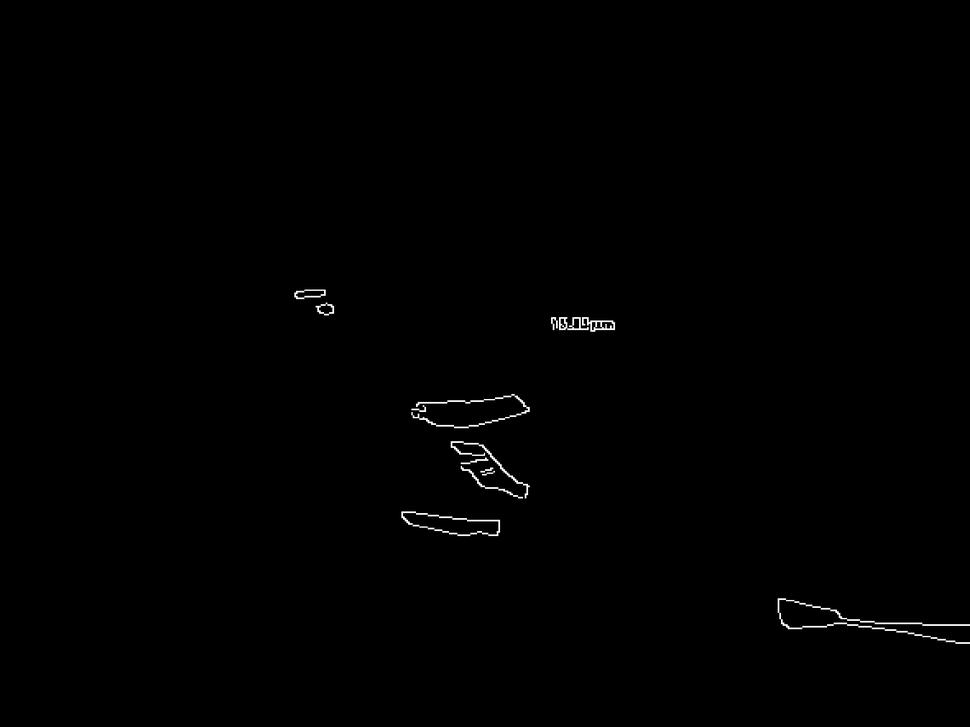
#> input picture Brody's Work/images/x20_images/RGr_001_A_20X_A_C_background/edges.png, 970 x 727 px, shrunk from 2320 x 1740 before the run
$ python flake_edge_detector.py   (older library calls are emulated)
#> lines starting #> are read from the running program, lines starting #| are printed output that depends on the picture; after the words box and inside, x2 and y2 are one past the last pixel; in counts of white or black regions, pixels touching at a corner belong together
import os
import cv2
import numpy as np
import matplotlib.pyplot as plt
from tkinter import filedialog, Tk

#Tk().withdraw()

folder_path = filedialog.askdirectory(title="Select Image Folder")
#> the answer given: ../Brody's Work/images/x20_images/RGr_001_A_20X_A_C_background

extensions = (".png", ".jpg", ".jpeg", ".bmp")

for filename in os.listdir(folder_path):
    if filename.lower().endswith(extensions):
        image_path = os.path.join(folder_path, filename)

        image_bgr = cv2.imread(image_path, cv2.IMREAD_COLOR)
#> image_bgr is the input picture: shape (727, 970, 3); min 0, max 255, mean 1

        if image_bgr is None:
            print(f"Skipping {filename} (could not read)")
            continue

        image_rgb = cv2.cvtColor(image_bgr, cv2.COLOR_BGR2RGB)
        #process_image_lab = image_bgr # cv2.cvtColor(image_bgr, cv2.COLOR_BGR2LAB)

        R = image_bgr[:, :, 2]
        G = image_bgr[:, :, 1]

        process_image_lab = np.stack((R, G), axis=2)

        smoothed = cv2.GaussianBlur(process_image_lab, (5, 5), 0)
        grad_x = cv2.Sobel(smoothed, cv2.CV_64F, 1, 0, ksize=3)
        grad_y = cv2.Sobel(smoothed, cv2.CV_64F, 0, 1, ksize=3)

        magnitude = np.sqrt(np.sum(grad_x**2 + grad_y**2, axis=2))

        #magnitude = (magnitude / magnitude.max() * 255).astype(np.uint8)

        threshold = 10

        #magnitude[magnitude < threshold] = 0

        binary = np.where(magnitude >= threshold, 255, 0).astype(np.uint8)
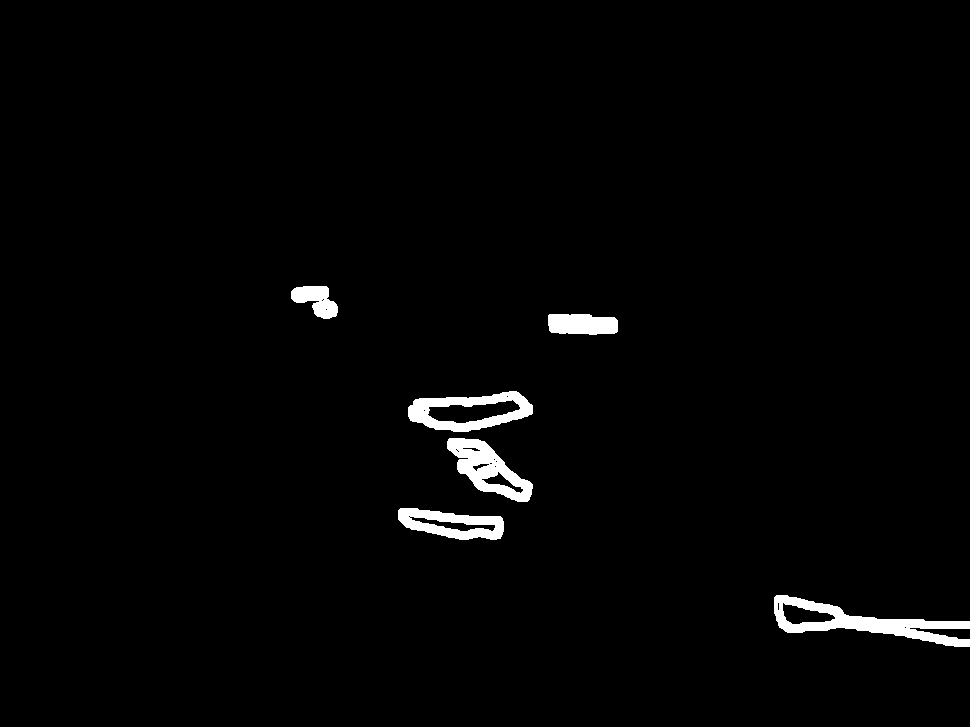
#> binary: shape (727, 970); 1.8% white; 6 white regions, box (x1, y1, x2, y2) and area: (774, 595, 970, 647) 3474, (447, 438, 533, 502) 2500, (408, 391, 533, 432) 2392, (398, 508, 504, 540) 1962, (548, 314, 618, 335) 1292, (291, 286, 338, 319) 941

        kernel = np.ones((3, 3), np.uint8)
        cleaned = cv2.morphologyEx(binary, cv2.MORPH_OPEN, kernel)
#> cleaned: shape (727, 970); 1.8% white; 6 white regions

        contours, _ = cv2.findContours(cleaned, cv2.RETR_EXTERNAL, cv2.CHAIN_APPROX_SIMPLE)
#> contours = 6 contours; box (x1, y1, x2, y2) and area: (774, 595, 970, 647) 3816, (408, 391, 533, 432) 3474, (447, 438, 533, 502) 2702, (398, 508, 504, 540) 2232, (548, 314, 618, 335) 1209, (291, 286, 338, 319) 872

        min_area = 500
        area_filtered_contours = [cnt for cnt in contours if cv2.contourArea(cnt) >= min_area]
#> area_filtered_contours has the same summary as contours

        contour_img = image_rgb.copy()
        background_img = image_rgb.copy()

        cv2.drawContours(contour_img, area_filtered_contours, -1, (0, 255, 0), 2)
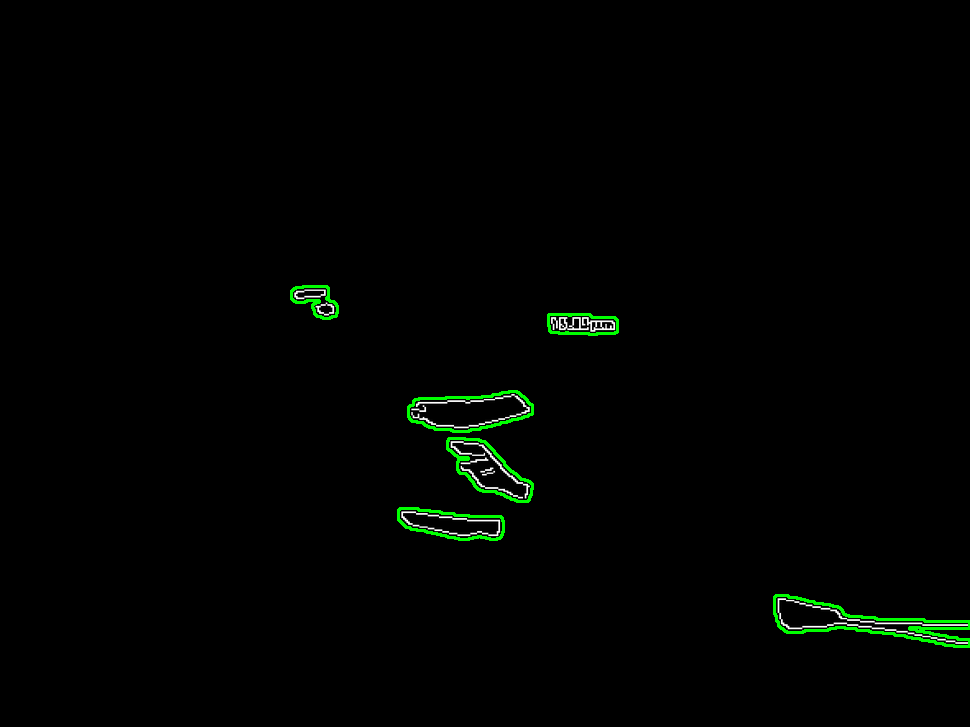
#> contour_img: shape (727, 970, 3); 0.76% of pixels changed, all inside (x1, y1, x2, y2) = (290, 285, 970, 648)
        cv2.drawContours(background_img, contours, -1, (0, 0, 0), thickness=cv2.FILLED)
#> background_img: shape (727, 970, 3); 0.98% of pixels changed, all inside (x1, y1, x2, y2) = (292, 287, 970, 646)

        fig, axs = plt.subplots(2, 2, figsize=(12, 10))

        axs[0, 0].imshow(image_rgb)
        axs[0, 0].set_title("Original")

        axs[0, 1].imshow(cleaned, cmap='gray')
        axs[0, 1].set_title("Edges")

        axs[1, 0].imshow(contour_img)
        axs[1, 0].set_title("Detected Flakes")

        axs[1, 1].imshow(background_img)
        axs[1, 1].set_title("Masked Background")

        for ax in axs.ravel():
            ax.axis('off')

        plt.suptitle(filename)
        plt.tight_layout()
        plt.show()
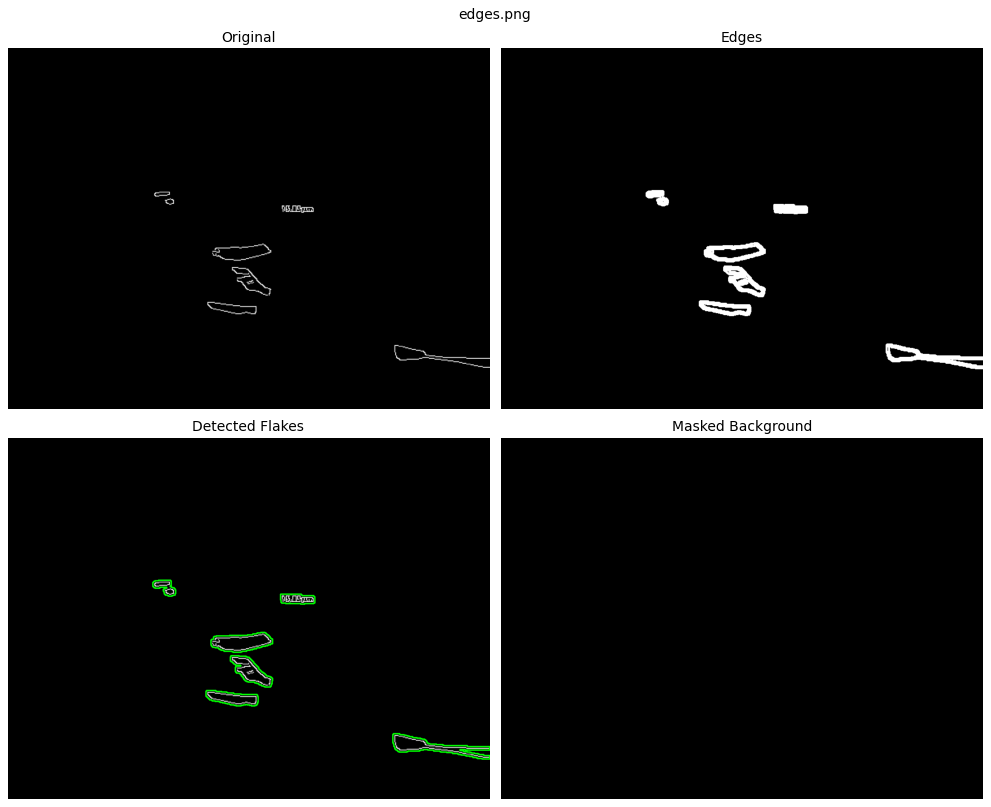
#> figure drawn by matplotlib, 4 panels

def detect_flakes(self, image, display=False):
    pass
